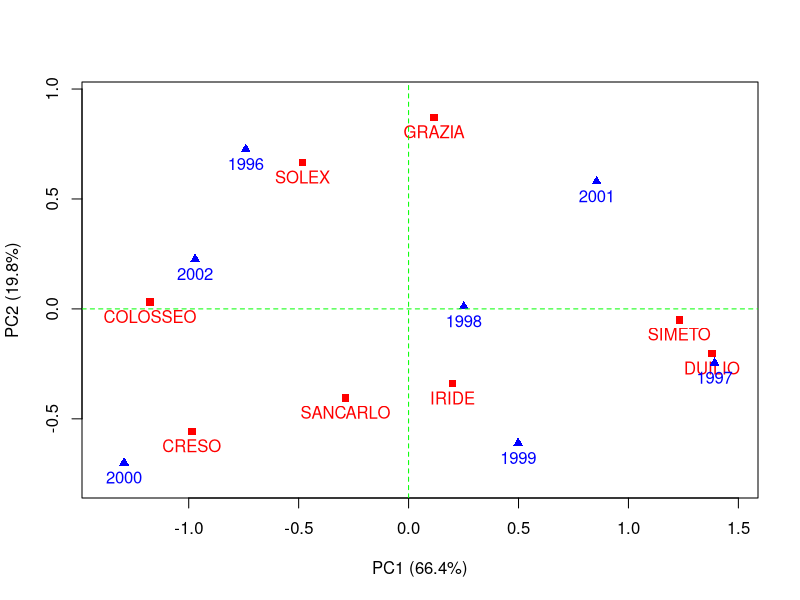
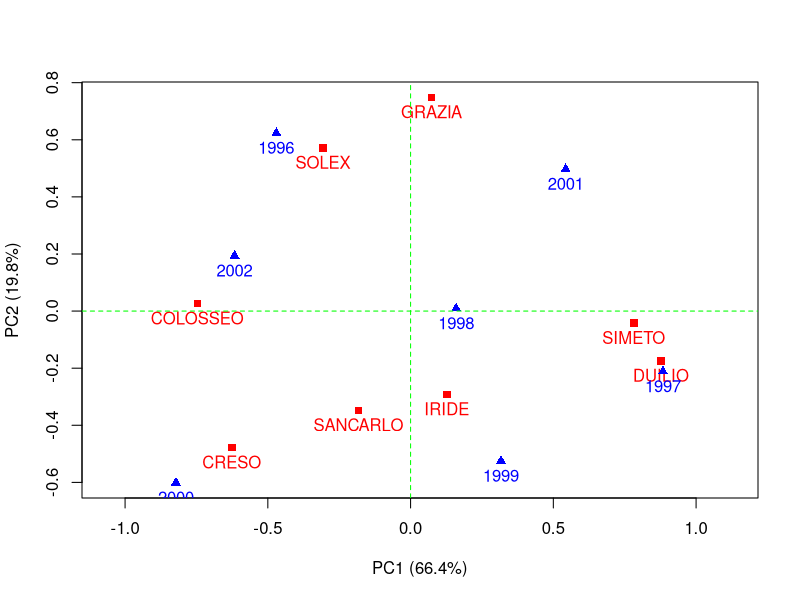

Recreate these plots in R, in order.
###########################################################################
## Codigo de la entrada DVS, AMMI y GGE
## 17/02/2014
###########################################################################

## ------------------------------------------------------------------------
X <- matrix(c( 0.35, -0.62,  0.00, -0.45,  0.74, -0.34,  0.33,
               0.04, -0.54, -0.13,  0.14,  0.82, -0.52,  0.20,
              -0.54,  0.80,  0.28,  0.38, -0.70,  0.29, -0.51,
               0.60, -0.01, -0.02, -0.27, -0.62,  0.21,  0.10,
              -0.24,  0.37, -0.59,  0.28,  0.07,  0.01,  0.11, 
              -0.10, -0.11,  0.31,  0.17,  0.16, -0.55,  0.12,
              -0.43,  0.60,  0.23,  0.13, -0.40,  0.62, -0.75,
               0.33, -0.50, -0.07, -0.38, -0.07,  0.29,  0.40),
            byrow=T, nrow=8, ncol=7,
             dimnames=list(c("COLOSSEO", "CRESO", "DUILIO", "GRAZIA", "IRIDE", "SANCARLO", "SIMETO", "SOLEX"),
                           c("1996", "1997", "1998", "1999", "2000", "2001", "2002")))
X


## ------------------------------------------------------------------------
DVS <- svd(X)
DVS


## ----echo=F, fig.width=6, fig.height=6-----------------------------------
D <- diag(DVS$d)
U <- DVS$u %*% D
V <- DVS$v %*% D
plot(1, type = 'n', asp=1, xlim = range(c(U[,1], V[,1]))*1.06, ylim = range(c(U[,2], V[,2])),
     xlab = "PC1 (66.4%)", ylab = "PC2 (19.8%)")
points(U[,1], U[,2], col = "red", lwd = 2, pch=15)
text(U[,1], U[,2], labels = row.names(X), adj = c(0.5, 0.5), col = "red", pos=1)
points(V[,1], V[,2], col = "blue", lwd = 2, pch=17)
text(V[,1], V[,2], labels = colnames(X), adj = c(0.5, 0.5), col = "blue", pos=1)
abline(h = 0, v = 0, col="green", lty = 2)


## ------------------------------------------------------------------------
DVS$u %*% diag(DVS$d)[,1:2]
DVS$v %*% diag(DVS$d)[,1:2]


## ----echo=F, fig.width=6, fig.height=6-----------------------------------
D <- diag(DVS$d)
U <- DVS$u %*% D^.5
V <- DVS$v %*% D^.5
plot(1, type = 'n', asp=1, xlim = range(c(U[,1], V[,1]))*1.06, ylim = range(c(U[,2], V[,2])),
     xlab = "PC1 (66.4%)", ylab = "PC2 (19.8%)")
points(U[,1], U[,2], col = "red", lwd = 2, pch=15)
text(U[,1], U[,2], labels = row.names(X), adj = c(0.5, 0.5), col = "red", pos=1)
points(V[,1], V[,2], col = "blue", lwd = 2, pch=17)
text(V[,1], V[,2], labels = colnames(X), adj = c(0.5, 0.5), col = "blue", pos=1)
abline(h = 0, v = 0, col="green", lty = 2)


